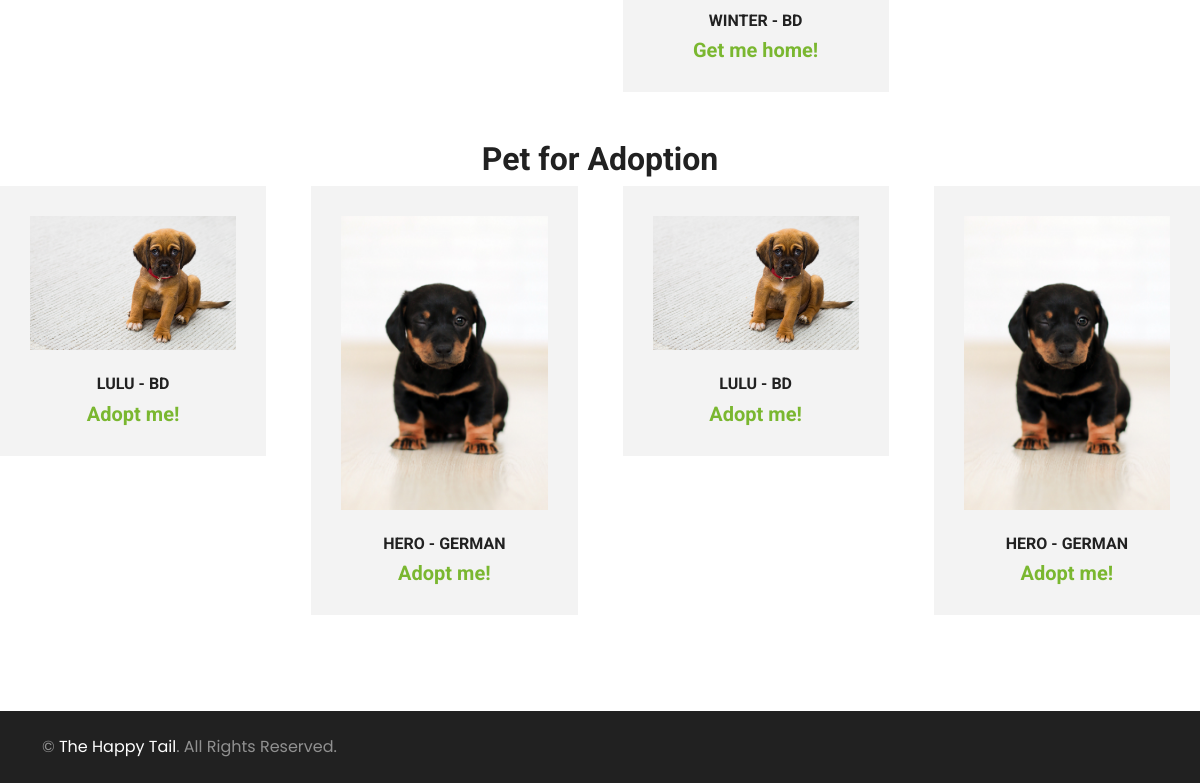
Before: / (lower part) with the older database file.
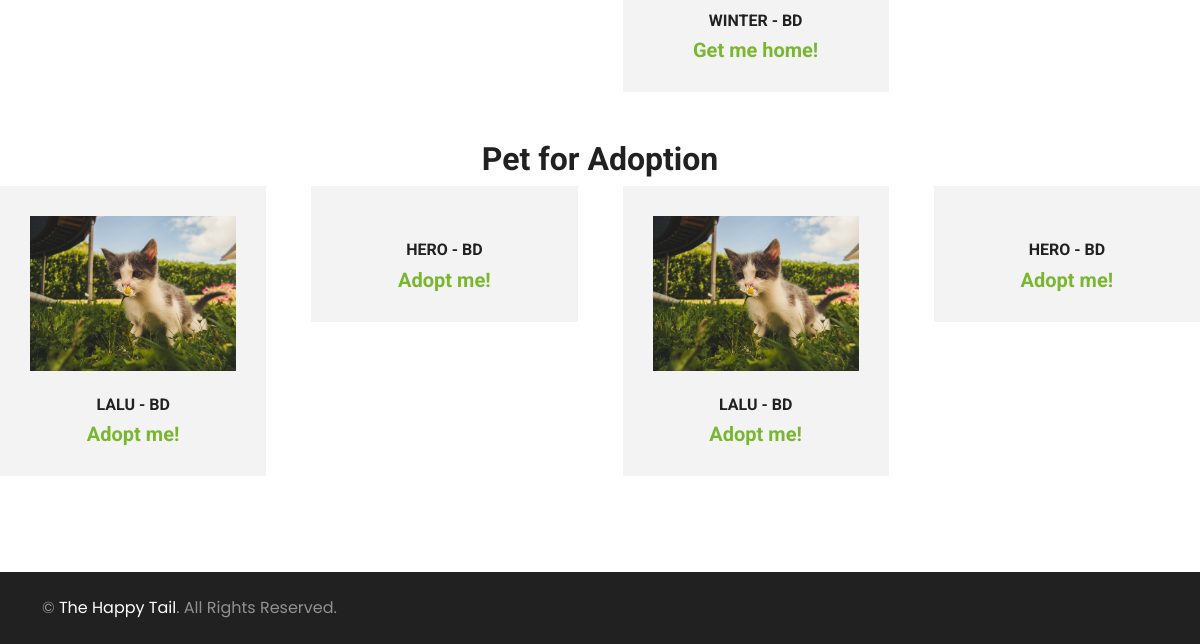
After: the same page with the newer database file.
### post/models.py (models this page shows, shortened)
class Post(models.Model):
    user = models.ForeignKey(CustomUser, on_delete=models.CASCADE, null=True, default=None)
    PET_TYPE_CHOICES = [
        ('cat', 'Cat'),
        ('dog', 'Dog'),
        ('bird', 'Bird'),
        ('other', 'Other'),
    ]
    pet_name = models.CharField(max_length=255)
    pet_type = models.CharField(max_length=10, choices=PET_TYPE_CHOICES)
    pet_breed = models.CharField(max_length=255, null=True, blank=True)
    pet_description = models.TextField(null=True,blank=True)
    pet_image = models.ImageField(upload_to='static/img/pet', null=True, blank=True)
    pet_vaccinated = models.BooleanField(null=True, blank=True)
    pet_colour = models.CharField(max_length=20, null=True, blank=True)
    pet_gender = models.CharField(max_length=20, null=True, blank=True)
    pet_location = models.CharField(max_length=255,null=True, blank=True)
    pet_mobile = models.CharField(max_length=20)
    created_at = models.DateTimeField(auto_now_add=True)
    updated_at = models.DateTimeField(auto_now=True)
    pet_age = models.IntegerField(null=True, default=0)
    class Meta:
        abstract = True

class AdoptionPost(Post):
    pet_food = models.CharField(max_length=255, null=True, blank=True)
    pet_behaviour = models.CharField(max_length=255, null=True, blank=True)
    pet_physicalcondition = models.CharField(max_length=255, null=True, blank=True)
    pet_availability = models.BooleanField(default=True)

### base/views.py (the view)
# urls.py: path('',views.welcome, name='index'),
def welcome(request):
    a_pets = AdoptionPost.objects.filter(pet_availability=True)
    m_pets =  MissingPost.objects.filter(pet_still_missing= True)
    context={'missing_pets':m_pets, 'adoption_pets': a_pets}
    return render(request,'index.html', context)

### templates/index.html (shortened to what this page needs)
<!DOCTYPE html>
<html lang="en">
{% load static %}
<br>
    {% include 'navbar.html' %}
    {% if missing_pets %}
    <div class="owl-carousel product-carousel">
            {% for pet in missing_pets %}
            <div class="pb-5">
                <div class="product-item position-relative bg-light d-flex flex-column text-center">
                    <h6 class="text-uppercase">{{ pet.pet_name }} - {{ pet.pet_breed }}</h6>
                    <h5 class="text-primary mb-0">Get me home!</h5>
                </div>
            </div>
            {% endfor %}
    </div>
    {% else %}
</br>
    <h5 class="text-center">No pets are missing at this time.</h5>
{% endif %}
    <h2 class="text-center">Pet for Adoption</h2>
    {% if adoption_pets %}
    <div class="owl-carousel product-carousel">
            {% for pet in adoption_pets %}
            <div class="pb-5">
                <div class="product-item position-relative bg-light d-flex flex-column text-center">
                    <img class="img-fluid mb-4" src="/{{  pet.pet_image }}" alt="">
                    <h6 class="text-uppercase">{{ pet.pet_name }} - {{ pet.pet_breed }}</h6>
                    <h5 class="text-primary mb-0">Adopt me!</h5>
                </div>
            </div>
            {% endfor %}
    </div>
    {% else %}
</br>
            <h5 class="text-center">No pets are available for adoption.</h5>
        {% endif %}
    {% include 'footer.html' %}
</body>
</html>

Changed rows visible on the page:
changed AdoptionPost: pet_image: a different picture; pet_name "LULU" → "LALU"
changed AdoptionPost "HERO": pet_breed "GERMAN" → "BD"; pet_image: picture removed
